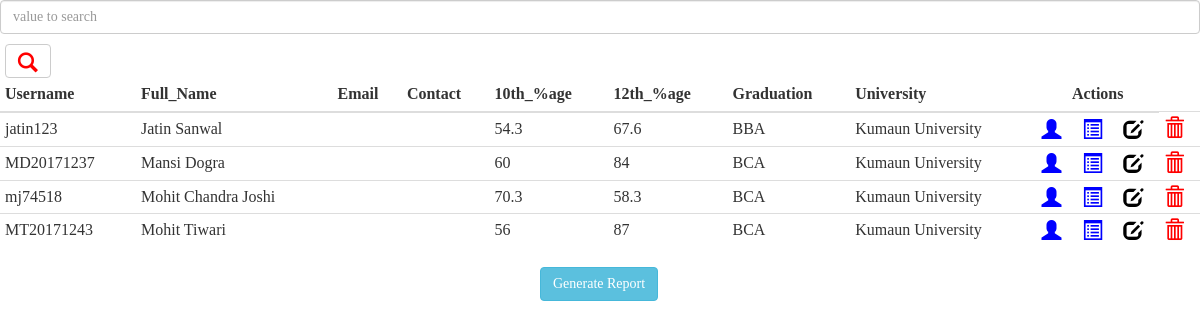
Screenshot of /admin/fix.php with the database file from the repository.
### tables this page shows
CREATE TABLE `stdedit_profile` (
  `username` varchar(10) NOT NULL,
  `fullname` char(30) NOT NULL,
  `father_name` char(30) NOT NULL,
  `mother_name` char(30) NOT NULL,
  `gender` char(6) NOT NULL,
  `nationality` char(15) NOT NULL,
  `date_of_birth` varchar(10) NOT NULL,
  `X_percentage` float NOT NULL,
  `year_of_passing1` int(11) NOT NULL,
  `X_Board` varchar(30) NOT NULL,
  `XII_percentage` float NOT NULL,
  `year_of_passing2` int(11) NOT NULL,
  `XII_Board` varchar(30) NOT NULL,
  `graduation` char(30) NOT NULL,
  `year_of_passing3` int(11) NOT NULL,
  `university` varchar(30) NOT NULL,
  `post_graduation` char(20) NOT NULL,
  `year_of_passing4` int(11) NOT NULL,
  `university2` varchar(30) NOT NULL,
  `address` varchar(30) NOT NULL,
  `landmark` varchar(15) NOT NULL,
  `city` varchar(15) NOT NULL,
  `state` varchar(15) NOT NULL,
  `pincode` int(6) NOT NULL,
  `status` int(10) NOT NULL,
  `status2` int(10) NOT NULL
);

### admin/fix.php (the view, shortened to what this page needs)
<link href="../bootstrap/css/bootstrap.min.css" rel="stylesheet">
<form action="std_details.php" method="POST">
					<input type="text" name="valuetosearch" placeholder="value to search" class="form-control" >
							&nbsp;<button style="margin-top:10px;" type="submit" name="search" class="btn btn-default" title='Add Student'>
							<span class="glyphicon glyphicon-search" style="font-size:20px; color:red"></span></button>
							<?php
							if(isset($_POST['search'])){
							$valuetosearch=$_POST['valuetosearch'];
							$query_1="SELECT * FROM stdedit_profile WHERE CONCAT (`username`,`password`,`fullname`,`father_name`,`mother_name`,`gender`,`nationality`,`date_of_birth`,`contact`,`email`,`X_percentage`,`year_of_passing1`,`X_Board`,`XII_percentage`,`year_of_passing2`,`XII_Board`,`graduation`,`year_of_passing3`,`university`,`post_graduation`,`year_of_passing4`,`university2`,`address`,`landmark`,`city`,`state`,`pincode`,`status`,`status2`) LIKE '%".$valuetosearch."%'";
							$search_result=filterTable($query_1);
							}
							else{
							$query_1="SELECT * FROM stdedit_profile ";
							$search_result=filterTable($query_1);
							}
							function filterTable($query_1){
								include('dbconfig/config.php');
								$filter_Result=mysqli_query($con,$query_1);
								return $filter_Result;
							}
							?>
						<div id="dvContents">
						<table class="table table-hover table-condensed" >
							<thead>
								<th>Username</th>
								<th>Full_Name</th>
								<th>Email</th>
								<th>Contact</th>
								<th>10th_%age</th>
								<th>12th_%age</th>
								<th>Graduation</th>
								<th>University</th>
								<th colspan="3" style="text-align:center">Actions</th>
							</thead>
							<tbody>
								<?php
								while($row=mysqli_fetch_array($search_result)){
								?>
								<tr>
								<td><?php echo $row['username']; ?></td>
								<td><?php echo $row['fullname']; ?></td>
								<td><?php echo $row['email']; ?></td>
								<td><?php echo $row['contact']; ?></td>
								<td><?php echo $row['X_percentage']; ?></td>
								<td><?php echo $row['XII_percentage']; ?></td>
								<td><?php echo $row['graduation']; ?></td>
								<td><?php echo $row['university']; ?></td>
								<td>
										<a href='view_details.php?id=<?php echo $row['username']; ?>' data-toggle="tooltip" data-placement="top" title="View Details"><span class="glyphicon glyphicon-user" style="font-size:20px; color:blue; "></span></a>
									</td>
									<td>
										<a href='resumes.php?id=<?php echo $row['username']; ?>' data-toggle="tooltip" data-placement="top" title="View Resume"><span class="glyphicon glyphicon-list-alt" style="font-size:20px; color:blue; "></span></a>
									</td>
									<td>
										<a href='update_std.php?id=<?php echo $row['username']; ?>'data-toggle="tooltip" data-placement="top" title="Update Information"><span class="glyphicon glyphicon-edit" style="font-size:20px; color:black;"></span></a>
									</td>
									<td>
										<a href='delete_rec.php?id=<?php echo $row['username']; ?>' data-toggle="tooltip" data-placement="top" title="Delete Account"><span class="glyphicon glyphicon-trash" style="font-size:20px; color:red"></span></a>
									</td>
								<?php
									}
								?>
							</tbody>
						</table>
						<tr>
						<td colspan="0">
							<a href='std_reports_view.php?id=
							<?php
							if(isset($_POST['search'])){
							if($_POST['valuetosearch']!=''){
							echo $_POST['valuetosearch'];
							}
							}
							else{
								echo '*';
							}
							?>'><input style="margin-left: 45%;" type='button' name="submit_btn" value='Generate Report' data-toggle="tooltip" data-placement="top" title="Print Preview" class='btn btn-info'/></a>
						</td>
						</tr>
				</form>

### rows the page displays
stdedit_profile: username "jatin123", fullname "Jatin Sanwal", X_percentage "54.3", XII_percentage "67.6", graduation "BBA", university "Kumaun University"
stdedit_profile: username "MD20171237", fullname "Mansi Dogra", X_percentage "60", XII_percentage "84", graduation "BCA", university "Kumaun University"
stdedit_profile: username "mj74518", fullname "Mohit Chandra Joshi", X_percentage "70.3", XII_percentage "58.3", graduation "BCA", university "Kumaun University"
stdedit_profile: username "MT20171243", fullname "Mohit Tiwari", X_percentage "56", XII_percentage "87", graduation "BCA", university "Kumaun University"
